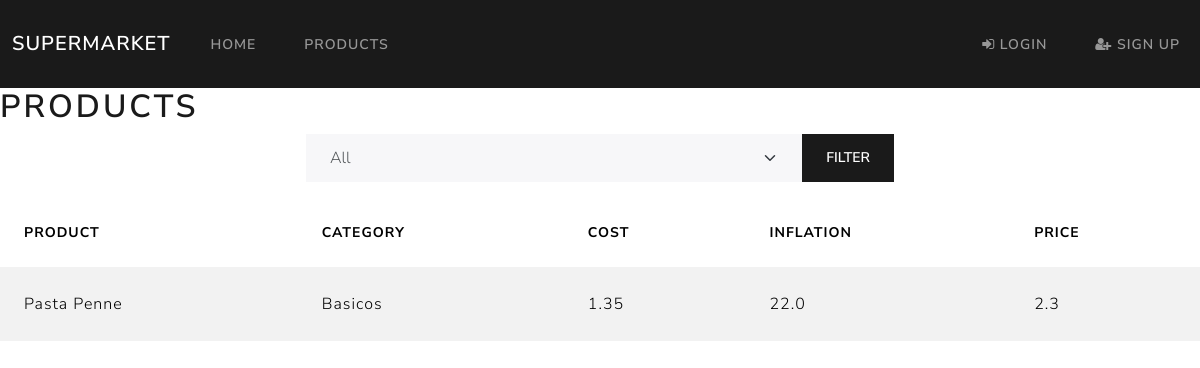
Screenshot of /products/ with the database file from the repository.
### DB/models/products.py (models this page shows, shortened)
class Product(Base):
    __tablename__ = "products"
    product_id = Column(Integer, primary_key=True, autoincrement=True)
    product = Column(String(150), unique=True, nullable=False)
    category_id = Column(Integer, ForeignKey('categories.category_id'))
    cost_unit = Column(Float, nullable=False)
    inflation_rate = Column(Float, nullable=False)
    price = Column(Float, nullable=False)
    category = relationship("Category", backref="products")

### DB/models/categories.py (models this page shows, shortened)
class Category(Base):
    __tablename__ = "categories"
    category_id = Column(Integer, primary_key=True, autoincrement=True)
    category = Column(String(150), unique=True, nullable=False)

### blueprints/products.py (the view)
@products_bp.route('/', methods=['GET', 'POST'])
def products():
    products = db.get_all(Product)
    categories = db.get_all(Category)
    return render_template('products.html', products=products,categories=categories)

### DB/__init__.py (called while the page is built)
    def get_all(self, model):
        return self.session.query(model).all()

### templates/products.html (shortened to what this page needs)
{% extends "layout.html" %}
{% block content %}
<main>
    <div class="row">
        <div class="col-6">
            <h1>Products</h1>
        </div>
        <div class="col-6 text-end p-0">
        </div>
    </div>
    <div class="row">
        <div class="col-6 offset-3">
            <form action="{{ url_for('products.products') }}" method="POST">
                <div class="input-group mb-3">
                    <select class="form-select" name="category_id">
                        <option value="" selected>All</option>
                    </select>
                    <button type="submit" class="btn btn-primary">Filter</button>
                </div>
            </form>
        </div>
    </div>
    <table class="table table-striped table-hover">
        <thead>
            <tr>
                <th scope="col">Product</th>
                <th scope="col">Category</th>
                <th scope="col">Cost</th>
                <th scope="col">Inflation</th>
                <th scope="col">Price</th>
            </tr>
        </thead>
        <tbody>
            {% for product in products %}
            <tr>
                <td>{{ product.product }}</td>
                <td>{{ product.category.category }}</td>
                <td>{{ product.cost_unit }}</td>
                <td>{{ product.inflation_rate }}</td>
                <td>{{ product.price }}</td>
            </tr>
            {% endfor %}
        </tbody>
    </table>
</main>
{% endblock content %}

### rows the page displays
Product: product "Pasta Penne", category.category "Basicos", cost_unit "1.35", inflation_rate "22.0", price "2.3"
